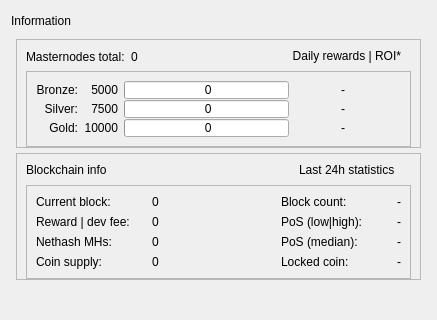
         <widget class="QFrame" name="frame_bottom_1">
          <property name="minimumSize">
           <size>
            <width>0</width>
            <height>320</height>
           </size>
          </property>
          <layout class="QVBoxLayout" name="verticalLayout_9">
           <item>
            <layout class="QVBoxLayout" name="verticalLayout_7">
             <item>
              <layout class="QHBoxLayout" name="horizontalLayout_12">
               <item>
                <widget class="QLabel" name="label_7">
                 <property name="text">
                  <string>Information</string>
                 </property>
                </widget>
               </item>
               <item>
                <spacer name="horizontalSpacer_10">
                 <property name="orientation">
                  <enum>Qt::Horizontal</enum>
                 </property>
                 <property name="sizeHint" stdset="0">
                  <size>
                   <width>40</width>
                   <height>20</height>
                  </size>
                 </property>
                </spacer>
               </item>
              </layout>
             </item>
             <item>
              <widget class="QWidget" name="infoWidget" native="true">
               <layout class="QVBoxLayout" name="informationWidget">
                <property name="spacing">
                 <number>5</number>
                </property>
                <property name="leftMargin">
                 <number>5</number>
                </property>
                <property name="topMargin">
                 <number>2</number>
                </property>
                <property name="rightMargin">
                 <number>5</number>
                </property>
                <property name="bottomMargin">
                 <number>2</number>
                </property>
                <item>
                 <widget class="QFrame" name="frameMnInfo">
                  <property name="frameShape">
                   <enum>QFrame::StyledPanel</enum>
                  </property>
                  <property name="frameShadow">
                   <enum>QFrame::Raised</enum>
                  </property>
                  <layout class="QVBoxLayout" name="verticalLayout_17">
                   <property name="bottomMargin">
                    <number>0</number>
                   </property>
                   <item>
                    <layout class="QHBoxLayout" name="horizontalLayout_9">
                     <item>
                      <widget class="QLabel" name="labelMnTotal">
                       <property name="minimumSize">
                        <size>
                         <width>0</width>
                         <height>0</height>
                        </size>
                       </property>
                       <property name="maximumSize">
                        <size>
                         <width>16777215</width>
                         <height>16777215</height>
                        </size>
                       </property>
                       <property name="text">
                        <string>Masternodes total:</string>
                       </property>
                      </widget>
                     </item>
                     <item>
                      <widget class="QLabel" name="labelMnTotal_Value">
                       <property name="text">
                        <string>0</string>
                       </property>
                      </widget>
                     </item>
                     <item>
                      <spacer name="horizontalSpacer_7">
                       <property name="orientation">
                        <enum>Qt::Horizontal</enum>
                       </property>
                       <property name="sizeHint" stdset="0">
                        <size>
                         <width>40</width>
                         <height>16</height>
                        </size>
                       </property>
                      </spacer>
                     </item>
                     <item>
                      <widget class="QLabel" name="labelROI">
                       <property name="minimumSize">
                        <size>
                         <width>0</width>
                         <height>0</height>
                        </size>
                       </property>
                       <property name="maximumSize">
                        <size>
                         <width>16777215</width>
                         <height>16777215</height>
                        </size>
                       </property>
                       <property name="text">
                        <string>Daily rewards | ROI*   </string>
                       </property>
                       <property name="alignment">
                        <set>Qt::AlignRight</set>
                       </property>
                      </widget>
                     </item>
                    </layout>
                   </item>
                   <item>
                    <widget class="QFrame" name="frameMnInfoLevels">
                     <property name="frameShape">
                      <enum>QFrame::StyledPanel</enum>
                     </property>
                     <property name="frameShadow">
                      <enum>QFrame::Raised</enum>
                     </property>
                     <layout class="QGridLayout" name="gridLayout_2">
                      <property name="verticalSpacing">
                       <number>1</number>
                      </property>
                      <item row="3" column="4">
                       <widget class="QLabel" name="roi_32">
                        <property name="minimumSize">
                         <size>
                          <width>50</width>
                          <height>0</height>
                         </size>
                        </property>
                        <property name="maximumSize">
                         <size>
                          <width>16777215</width>
                          <height>16777215</height>
                         </size>
                        </property>
                        <property name="text">
                         <string/>
                        </property>
                        <property name="alignment">
                         <set>Qt::AlignLeading|Qt::AlignLeft|Qt::AlignVCenter</set>
                        </property>
                       </widget>
                      </item>
                      <item row="0" column="0">
                       <widget class="QLabel" name="label">
                        <property name="minimumSize">
                         <size>
                          <width>0</width>
                          <height>0</height>
                         </size>
                        </property>
                        <property name="maximumSize">
                         <size>
                          <width>16777215</width>
                          <height>16777215</height>
                         </size>
                        </property>
                        <property name="text">
                         <string>Bronze:</string>
                        </property>
                        <property name="alignment">
                         <set>Qt::AlignRight|Qt::AlignTrailing|Qt::AlignVCenter</set>
                        </property>
                       </widget>
                      </item>
                      <item row="0" column="3">
                       <widget class="QLabel" name="roi_11">
                        <property name="minimumSize">
                         <size>
                          <width>50</width>
                          <height>0</height>
                         </size>
                        </property>
                        <property name="maximumSize">
                         <size>
                          <width>16777215</width>
                          <height>16777215</height>
                         </size>
                        </property>
                        <property name="text">
                         <string>-</string>
                        </property>
                        <property name="alignment">
                         <set>Qt::AlignRight|Qt::AlignTrailing|Qt::AlignVCenter</set>
                        </property>
                       </widget>
                      </item>
                      <item row="3" column="3">
                       <widget class="QLabel" name="roi_31">
                        <property name="minimumSize">
                         <size>
                          <width>50</width>
                          <height>0</height>
                         </size>
                        </property>
                        <property name="maximumSize">
                         <size>
                          <width>16777215</width>
                          <height>16777215</height>
                         </size>
                        </property>
                        <property name="text">
                         <string>-</string>
                        </property>
                        <property name="alignment">
                         <set>Qt::AlignRight|Qt::AlignTrailing|Qt::AlignVCenter</set>
                        </property>
                       </widget>
                      </item>
                      <item row="3" column="0">
                       <widget class="QLabel" name="label_3">
                        <property name="minimumSize">
                         <size>
                          <width>0</width>
                          <height>0</height>
                         </size>
                        </property>
                        <property name="maximumSize">
                         <size>
                          <width>16777215</width>
                          <height>16777215</height>
                         </size>
                        </property>
                        <property name="text">
                         <string>Gold:</string>
                        </property>
                        <property name="alignment">
                         <set>Qt::AlignRight|Qt::AlignTrailing|Qt::AlignVCenter</set>
                        </property>
                       </widget>
                      </item>
                      <item row="1" column="4">
                       <widget class="QLabel" name="roi_22">
                        <property name="minimumSize">
                         <size>
                          <width>50</width>
                          <height>0</height>
                         </size>
                        </property>
                        <property name="maximumSize">
                         <size>
                          <width>16777215</width>
                          <height>16777215</height>
                         </size>
                        </property>
                        <property name="text">
                         <string/>
                        </property>
                        <property name="alignment">
                         <set>Qt::AlignLeading|Qt::AlignLeft|Qt::AlignVCenter</set>
                        </property>
                       </widget>
                      </item>
                      <item row="1" column="0">
                       <widget class="QLabel" name="label_2">
                        <property name="minimumSize">
                         <size>
                          <width>0</width>
                          <height>0</height>
                         </size>
                        </property>
                        <property name="maximumSize">
                         <size>
                          <width>16777215</width>
                          <height>16777215</height>
                         </size>
                        </property>
                        <property name="text">
                         <string>Silver:</string>
                        </property>
                        <property name="alignment">
                         <set>Qt::AlignRight|Qt::AlignTrailing|Qt::AlignVCenter</set>
                        </property>
                       </widget>
                      </item>
                      <item row="0" column="4">
                       <widget class="QLabel" name="roi_12">
                        <property name="minimumSize">
                         <size>
                          <width>50</width>
                          <height>0</height>
                         </size>
                        </property>
                        <property name="maximumSize">
                         <size>
                          <width>16777215</width>
                          <height>16777215</height>
                         </size>
                        </property>
                        <property name="text">
                         <string/>
                        </property>
                        <property name="alignment">
                         <set>Qt::AlignLeading|Qt::AlignLeft|Qt::AlignVCenter</set>
                        </property>
                       </widget>
                      </item>
                      <item row="0" column="2">
                       <widget class="QProgressBar" name="graphMN1">
                        <property name="minimumSize">
                         <size>
                          <width>0</width>
                          <height>18</height>
                         </size>
                        </property>
                        <property name="maximumSize">
                         <size>
                          <width>16777215</width>
                          <height>18</height>
                         </size>
                        </property>
                        <property name="value">
                         <number>0</number>
                        </property>
                        <property name="format">
                         <string> %v</string>
                        </property>
                       </widget>
                      </item>
                      <item row="3" column="2">
                       <widget class="QProgressBar" name="graphMN3">
                        <property name="minimumSize">
                         <size>
                          <width>0</width>
                          <height>18</height>
                         </size>
                        </property>
                        <property name="maximumSize">
                         <size>
                          <width>16777215</width>
                          <height>18</height>
                         </size>
                        </property>
                        <property name="value">
                         <number>0</number>
                        </property>
                        <property name="format">
                         <string> %v</string>
                        </property>
                       </widget>
                      </item>
                      <item row="0" column="1">
                       <widget class="QLabel" name="label_lcolat">
                        <property name="text">
                         <string>5000</string>
                        </property>
                        <property name="alignment">
                         <set>Qt::AlignRight|Qt::AlignTrailing|Qt::AlignVCenter</set>
                        </property>
                       </widget>
                      </item>
                      <item row="1" column="1">
                       <widget class="QLabel" name="label_mcolat">
                        <property name="text">
                         <string>7500</string>
                        </property>
                        <property name="alignment">
                         <set>Qt::AlignRight|Qt::AlignTrailing|Qt::AlignVCenter</set>
                        </property>
                       </widget>
                      </item>
                      <item row="1" column="3">
                       <widget class="QLabel" name="roi_21">
                        <property name="minimumSize">
                         <size>
                          <width>50</width>
                          <height>0</height>
                         </size>
                        </property>
                        <property name="maximumSize">
                         <size>
                          <width>16777215</width>
                          <height>16777215</height>
                         </size>
                        </property>
                        <property name="text">
                         <string>-</string>
                        </property>
                        <property name="alignment">
                         <set>Qt::AlignRight|Qt::AlignTrailing|Qt::AlignVCenter</set>
                        </property>
                       </widget>
                      </item>
                      <item row="1" column="2">
                       <widget class="QProgressBar" name="graphMN2">
                        <property name="minimumSize">
                         <size>
                          <width>0</width>
                          <height>18</height>
                         </size>
                        </property>
                        <property name="maximumSize">
                         <size>
                          <width>16777215</width>
                          <height>18</height>
                         </size>
                        </property>
                        <property name="value">
                         <number>0</number>
                        </property>
                        <property name="format">
                         <string> %v</string>
                        </property>
                       </widget>
                      </item>
                      <item row="3" column="1">
                       <widget class="QLabel" name="label_fcolat">
                        <property name="text">
                         <string>10000</string>
                        </property>
                        <property name="alignment">
                         <set>Qt::AlignRight|Qt::AlignTrailing|Qt::AlignVCenter</set>
                        </property>
                       </widget>
                      </item>
                     </layout>
                    </widget>
                   </item>
                  </layout>
                 </widget>
                </item>
                <item>
                 <widget class="QFrame" name="frameBlockchainInfo">
                  <property name="frameShape">
                   <enum>QFrame::StyledPanel</enum>
                  </property>
                  <property name="frameShadow">
                   <enum>QFrame::Raised</enum>
                  </property>
                  <layout class="QVBoxLayout" name="verticalLayout_18">
                   <property name="bottomMargin">
                    <number>0</number>
                   </property>
                   <item>
                    <layout class="QHBoxLayout" name="horizontalLayout_13">
                     <item>
                      <widget class="QLabel" name="label_blockchaininfo">
                       <property name="text">
                        <string>Blockchain info</string>
                       </property>
                       <property name="alignment">
                        <set>Qt::AlignLeading</set>
                       </property>
                      </widget>
                     </item>
                     <item>
                      <spacer name="horizontalSpacer_6">
                       <property name="orientation">
                        <enum>Qt::Horizontal</enum>
                       </property>
                       <property name="sizeType">
                        <enum>QSizePolicy::Expanding</enum>
                       </property>
                       <property name="sizeHint" stdset="0">
                        <size>
                         <width>40</width>
                         <height>16</height>
                        </size>
                       </property>
                      </spacer>
                     </item>
                     <item>
                      <widget class="QLabel" name="label_24hblockchaininfo">
                       <property name="text">
                        <string>Last 24h statistics     </string>
                       </property>
                       <property name="alignment">
                        <set>Qt::AlignRight</set>
                       </property>
                      </widget>
                     </item>
                    </layout>
                   </item>
                   <item>
                    <widget class="QFrame" name="frameBlockchainInfoData">
                     <property name="frameShape">
                      <enum>QFrame::StyledPanel</enum>
                     </property>
                     <property name="frameShadow">
                      <enum>QFrame::Raised</enum>
                     </property>
                     <layout class="QGridLayout" name="gridLayout_3">
                      <item row="0" column="0">
                       <widget class="QLabel" name="label_CurrentBlock">
                        <property name="minimumSize">
                         <size>
                          <width>110</width>
                          <height>0</height>
                         </size>
                        </property>
                        <property name="maximumSize">
                         <size>
                          <width>130</width>
                          <height>16777215</height>
                         </size>
                        </property>
                        <property name="text">
                         <string>Current block:</string>
                        </property>
                        <property name="alignment">
                         <set>Qt::AlignVCenter</set>
                        </property>
                       </widget>
                      </item>
                      <item row="0" column="1">
                       <widget class="QLabel" name="label_CurrentBlock_value">
                        <property name="minimumSize">
                         <size>
                          <width>110</width>
                          <height>0</height>
                         </size>
                        </property>
                        <property name="maximumSize">
                         <size>
                          <width>130</width>
                          <height>16777215</height>
                         </size>
                        </property>
                        <property name="text">
                         <string>0</string>
                        </property>
                        <property name="alignment">
                         <set>Qt::AlignVCenter</set>
                        </property>
                       </widget>
                      </item>
                      <item row="0" column="2">
                       <widget class="QLabel" name="label_spacer">
                        <property name="minimumSize">
                         <size>
                          <width>0</width>
                          <height>0</height>
                         </size>
                        </property>
                        <property name="maximumSize">
                         <size>
                          <width>16777215</width>
                          <height>16777215</height>
                         </size>
                        </property>
                        <property name="text">
                         <string/>
                        </property>
                       </widget>
                      </item>
                      <item row="0" column="3">
                       <widget class="QLabel" name="label_24hBlock">
                        <property name="minimumSize">
                         <size>
                          <width>110</width>
                          <height>0</height>
                         </size>
                        </property>
                        <property name="maximumSize">
                         <size>
                          <width>130</width>
                          <height>16777215</height>
                         </size>
                        </property>
                        <property name="text">
                         <string>Block count:</string>
                        </property>
                        <property name="alignment">
                         <set>Qt::AlignVCenter</set>
                        </property>
                       </widget>
                      </item>
                      <item row="0" column="4">
                       <widget class="QLabel" name="label_24hBlock_value">
                        <property name="minimumSize">
                         <size>
                          <width>0</width>
                          <height>0</height>
                         </size>
                        </property>
                        <property name="maximumSize">
                         <size>
                          <width>100</width>
                          <height>16777215</height>
                         </size>
                        </property>
                        <property name="text">
                         <string>-</string>
                        </property>
                        <property name="alignment">
                         <set>Qt::AlignVCenter</set>
                        </property>
                       </widget>
                      </item>
                      <item row="1" column="0">
                       <widget class="QLabel" name="label_CurrentBlockReward">
                        <property name="text">
                         <string>Reward | dev fee:</string>
                        </property>
                        <property name="alignment">
                         <set>Qt::AlignVCenter</set>
                        </property>
                       </widget>
                      </item>
                      <item row="1" column="1">
                       <widget class="QLabel" name="label_CurrentBlockReward_value">
                        <property name="text">
                         <string>0</string>
                        </property>
                        <property name="alignment">
                         <set>Qt::AlignVCenter</set>
                        </property>
                       </widget>
                      </item>
                      <item row="1" column="3">
                       <widget class="QLabel" name="label_24hPoS">
                        <property name="toolTip">
                         <string>Average value of 100 max/min inputs in the last 24 hours</string>
                        </property>
                        <property name="text">
                         <string>PoS (low|high):</string>
                        </property>
                        <property name="alignment">
                         <set>Qt::AlignVCenter</set>
                        </property>
                       </widget>
                      </item>
                      <item row="1" column="4">
                       <widget class="QLabel" name="label_24hPoS_value">
                        <property name="text">
                         <string>-</string>
                        </property>
                        <property name="alignment">
                         <set>Qt::AlignVCenter</set>
                        </property>
                       </widget>
                      </item>
                      <item row="2" column="0">
                       <widget class="QLabel" name="label_Nethash">
                        <property name="text">
                         <string>Nethash MHs:</string>
                        </property>
                        <property name="alignment">
                         <set>Qt::AlignVCenter</set>
                        </property>
                       </widget>
                      </item>
                      <item row="2" column="1">
                       <widget class="QLabel" name="label_Nethash_value">
                        <property name="text">
                         <string>0</string>
                        </property>
                        <property name="alignment">
                         <set>Qt::AlignVCenter</set>
                        </property>
                       </widget>
                      </item>
                      <item row="2" column="3">
                       <widget class="QLabel" name="label_24hPoSMedian">
                        <property name="toolTip">
                         <string>Median value of all PoS inputs in the last 24 hours</string>
                        </property>
                        <property name="text">
                         <string>PoS (median):</string>
                        </property>
                        <property name="alignment">
                         <set>Qt::AlignVCenter</set>
                        </property>
                       </widget>
                      </item>
                      <item row="2" column="4">
                       <widget class="QLabel" name="label_24hPoSMedian_value">
                        <property name="text">
                         <string>-</string>
                        </property>
                        <property name="alignment">
                         <set>Qt::AlignVCenter</set>
                        </property>
                       </widget>
                      </item>
                      <item row="3" column="0">
                       <widget class="QLabel" name="label_Supply">
                        <property name="text">
                         <string>Coin supply:</string>
                        </property>
                        <property name="alignment">
                         <set>Qt::AlignVCenter</set>
                        </property>
                       </widget>
                      </item>
                      <item row="3" column="1">
                       <widget class="QLabel" name="label_Supply_value">
                        <property name="text">
                         <string>0</string>
                        </property>
                        <property name="alignment">
                         <set>Qt::AlignVCenter</set>
                        </property>
                       </widget>
                      </item>
                      <item row="3" column="3">
                       <widget class="QLabel" name="label_LockedCoin">
                        <property name="text">
                         <string>Locked coin:</string>
                        </property>
                        <property name="alignment">
                         <set>Qt::AlignVCenter</set>
                        </property>
                       </widget>
                      </item>
                      <item row="3" column="4">
                       <widget class="QLabel" name="label_LockedCoin_value">
                        <property name="text">
                         <string>-</string>
                        </property>
                        <property name="alignment">
                         <set>Qt::AlignVCenter</set>
                        </property>
                       </widget>
                      </item>
                     </layout>
                    </widget>
                   </item>
                  </layout>
                 </widget>
                </item>
                <item>
                 <spacer name="verticalSpacer_2">
                  <property name="orientation">
                   <enum>Qt::Vertical</enum>
                  </property>
                  <property name="sizeHint" stdset="0">
                   <size>
                    <width>20</width>
                    <height>10</height>
                   </size>
                  </property>
                 </spacer>
                </item>
               </layout>
              </widget>
             </item>
            </layout>
           </item>
          </layout>
         </widget>
